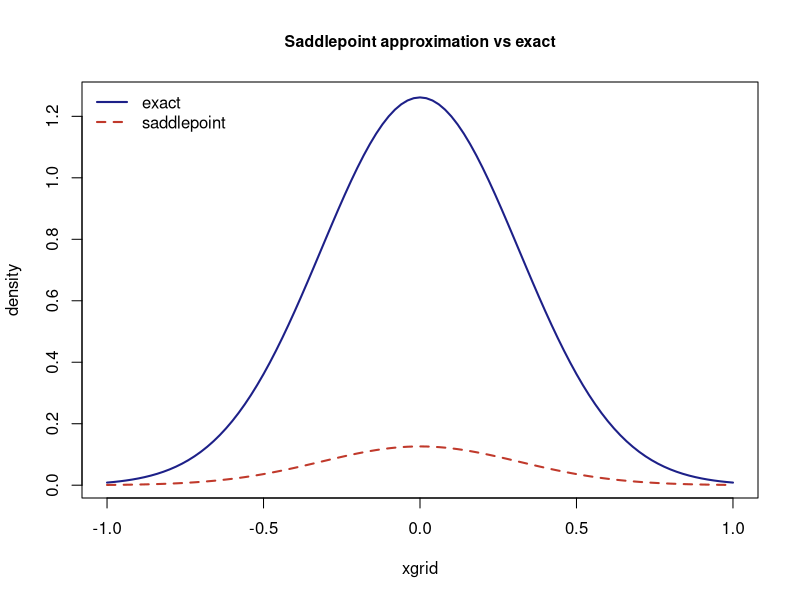

Generate this figure with R:
## ---- chunk 1
n <- 10
xgrid <- seq(-1, 1, length.out = 101)

# 标准正态：K(t) = t^2/2, 鞍点 hat(t) = x
saddle_density <- function(x, n) {
  st <- x
  exp(n * (st^2 / 2 - st * x)) / sqrt(2 * pi * n * 1)
}
sa <- saddle_density(xgrid, n)          # 鞍点逼近
exact <- dnorm(xgrid, mean = 0, sd = 1 / sqrt(n))  # 精确密度
max_abs_err <- max(abs(sa - exact))
max_rel_err <- max(abs(sa - exact) / exact)
c(max_abs_err = max_abs_err, max_rel_err = max_rel_err)
## ---- chunk 2
plot(xgrid, exact, type = "l", lwd = 2, col = "#1d2088",
     ylab = "density", main = "Saddlepoint approximation vs exact", cex.main = 0.95)
lines(xgrid, sa, lty = 2, lwd = 2, col = "#c0392b")
legend("topleft", legend = c("exact", "saddlepoint"), lty = 1:2,
       col = c("#1d2088", "#c0392b"), lwd = 2, bty = "n")
